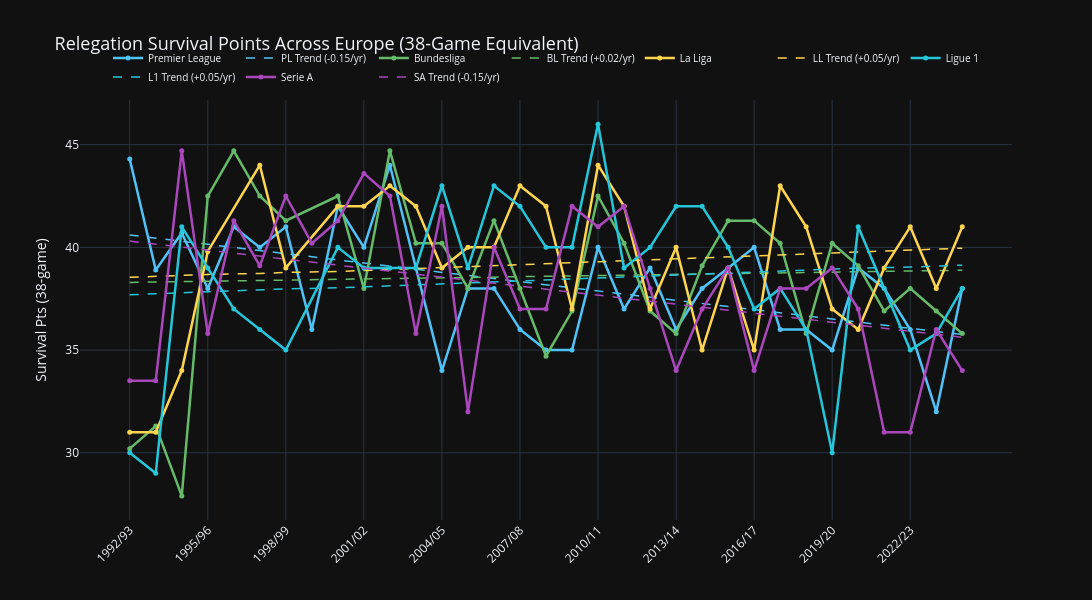

Notebook source saved alongside this figure:
### Markdown cell above
## Relegation Survival Points (Normalized)

### Code cell
fig = build_comparison_chart(
   league_data,
   metric="Survival Pts (38-game)",
   title="Relegation Survival Points Across Europe (38-Game Equivalent)",
)
fig
